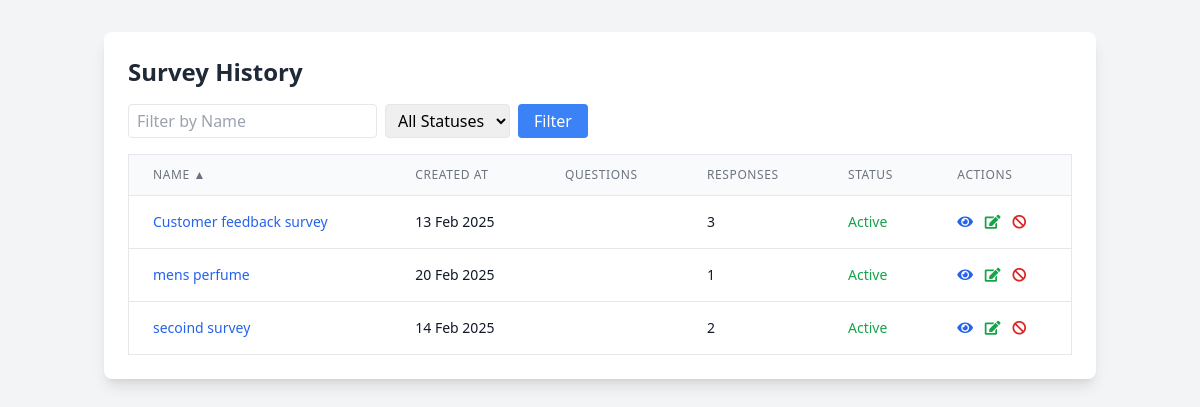
Screenshot of /survey/survey/history/?sort=title&order=asc (signed in) with the database file from the repository.
### surveys/models.py (models this page shows, shortened)
class Survey(models.Model):
    title = models.CharField(max_length=200)
    description = models.TextField(blank=True, null=True)
    user = models.ForeignKey(
        settings.AUTH_USER_MODEL,
        on_delete=models.CASCADE,
        related_name='surveys',
        null=True  # Allow existing surveys to remain
    )
    created_at = models.DateTimeField(auto_now_add=True)
    updated_at = models.DateTimeField(auto_now=True)
    unique_link = models.CharField(max_length=16, unique=True, blank=True)
    external_link = models.CharField(max_length=16, unique=True, blank=True, null=True)
    max_external_responses = models.PositiveIntegerField(null=True, blank=True)
    external_response_count = models.PositiveIntegerField(default=0)
    is_active = models.BooleanField(default=True)  # New field to track survey activation status
    expiry_datetime = models.DateTimeField(null=True, blank=True)
    is_expired = models.BooleanField(default=False)
    points = models.IntegerField(default=0)

### surveys/views.py (the view)
# urls.py: path('survey/history/', SurveyHistoryView.as_view(), name='survey_history'),
class SurveyHistoryView(LoginRequiredMixin, View):
    def get(self, request):
        sort_by = request.GET.get('sort', 'created_at')
        sort_order = request.GET.get('order', 'desc')
        name_filter = request.GET.get('name', '')
        status_filter = request.GET.get('status', '')
        surveys = Survey.objects.filter(user=request.user)
        if name_filter:
            surveys = surveys.filter(title__icontains=name_filter)
        if status_filter:
            surveys = surveys.filter(is_active=(status_filter == 'active'))
        if sort_order == 'asc':
            surveys = surveys.order_by(sort_by)
        else:
            surveys = surveys.order_by(f'-{sort_by}')
        surveys = surveys.annotate(
            num_responses=Count('responses'),
        )
        context = {
            'surveys': surveys,
            'sort_by': sort_by,
            'sort_order': sort_order,
            'name_filter': name_filter,
            'status_filter': status_filter,
        }
        return render(request, 'surveys/survey_history.html', context)

### templates/surveys/survey_history.html (shortened to what this page needs)
<!DOCTYPE html>
<html lang="en">
<head>
    <script src="https://cdn.tailwindcss.com"></script>
    <link rel="stylesheet" href="https://cdnjs.cloudflare.com/ajax/libs/font-awesome/5.15.4/css/all.min.css">
</head>
<body class="bg-gray-100 min-h-screen">
    <div class="container mx-auto px-4 py-8">
        <div class="bg-white rounded-lg shadow-lg p-6">
            <h2 class="text-2xl font-semibold text-gray-800 mb-4">Survey History</h2>
            <form method="get" class="mb-4 flex space-x-2">
                <input type="text" name="name" placeholder="Filter by Name"
                       value="{{ name_filter }}"
                       class="px-2 py-1 border rounded">
                <select name="status" class="px-2 py-1 border rounded">
                    <option value="">All Statuses</option>
                </select>
                <button type="submit" class="px-4 py-1 bg-blue-500 text-white rounded">Filter</button>
            </form>
            <div class="overflow-x-auto">
                <table class="min-w-full bg-white border border-gray-200">
                    <thead>
                        <tr class="bg-gray-50">
                            <th class="px-6 py-3 border-b border-gray-200 text-left text-xs leading-4 font-medium text-gray-500 uppercase tracking-wider">
                                <a href="?sort=title&order={% if sort_by == 'title' and sort_order == 'asc' %}desc{% else %}asc{% endif %}">
                                    Name
                                    {% if sort_by == 'title' %}
                                        {% if sort_order == 'asc' %}▲{% else %}▼{% endif %}
                                    {% endif %}
                                </a>
                            </th>
                            <th class="px-6 py-3 border-b border-gray-200 text-left text-xs leading-4 font-medium text-gray-500 uppercase tracking-wider">
                                <a href="?sort=created_at&order={% if sort_by == 'created_at' and sort_order == 'asc' %}desc{% else %}asc{% endif %}">
                                    Created At
                                </a>
                            </th>
                            <th class="px-6 py-3 border-b border-gray-200 text-left text-xs leading-4 font-medium text-gray-500 uppercase tracking-wider">
                                <a href="?sort=num_questions&order={% if sort_by == 'num_questions' and sort_order == 'asc' %}desc{% else %}asc{% endif %}">
                                    Questions
                                </a>
                            </th>
                            <th class="px-6 py-3 border-b border-gray-200 text-left text-xs leading-4 font-medium text-gray-500 uppercase tracking-wider">
                                <a href="?sort=num_responses&order={% if sort_by == 'num_responses' and sort_order == 'asc' %}desc{% else %}asc{% endif %}">
                                    Responses
                                </a>
                            </th>
                            <th class="px-6 py-3 border-b border-gray-200 text-left text-xs leading-4 font-medium text-gray-500 uppercase tracking-wider">
                                <a href="?sort=is_active&order={% if sort_by == 'is_active' and sort_order == 'asc' %}desc{% else %}asc{% endif %}">
                                    Status
                                </a>
                            </th>
                            <th class="px-6 py-3 border-b border-gray-200 text-left text-xs leading-4 font-medium text-gray-500 uppercase tracking-wider">Actions</th>
                        </tr>
                    </thead>
                    <tbody class="bg-white divide-y divide-gray-200">
                        {% for survey in surveys %}
                        <tr class="hover:bg-gray-50">
                            <td class="px-6 py-4 whitespace-nowrap text-sm text-gray-900">
                                <a href="{% url 'surveys:survey_detail' survey.id %}" class="text-blue-600 hover:text-blue-800">
                                    {{ survey.title }}
                                </a>
                            </td>
                            <td class="px-6 py-4 whitespace-nowrap text-sm text-gray-900">
                                {{ survey.created_at|date:"d M Y" }}
                            </td>
                            <td class="px-6 py-4 whitespace-nowrap text-sm text-gray-900">
                            </td>
                            <td class="px-6 py-4 whitespace-nowrap text-sm text-gray-900">
                                {{ survey.num_responses }}
                            </td>
                            <td class="px-6 py-4 whitespace-nowrap text-sm text-gray-900">
                                <span class="{% if survey.is_active %}text-green-600{% else %}text-red-600{% endif %}">
                                    {{ survey.is_active|yesno:"Active,Inactive" }}
                                </span>
                            </td>
                            <td class="px-6 py-4 whitespace-nowrap text-sm text-gray-900 space-x-2">
                                <a href="{% url 'surveys:survey_detail' survey.id %}" class="text-blue-600 hover:text-blue-800" title="View Details">
                                    <i class="fas fa-eye"></i>
                                </a>
                                {% if survey.is_active %}
                                <a href="{% url 'surveys:edit_survey' survey.id %}" class="text-green-600 hover:text-green-800" title="Edit Survey">
                                    <i class="fas fa-edit"></i>
                                </a>
                                <form method="post" action="{% url 'surveys:deactivate_survey' survey.id %}" style="display:inline;">
                                    <button type="submit" class="text-red-600 hover:text-red-800" title="Deactivate Survey">
                                        <i class="fas fa-ban"></i>
                                    </button>
                                </form>
                                {% endif %}
                            </td>
                        </tr>
                        {% empty %}
                        <tr>
                            <td colspan="6" class="text-center py-4 text-gray-500">
                                No surveys found.
                            </td>
                        </tr>
                        {% endfor %}
                    </tbody>
                </table>
            </div>
        </div>
    </div>
</body>
</html>

### rows the page displays
Survey: title "Customer feedback survey", created_at "13 Feb 2025", num_responses "3", is_active "Active"
Survey: title "mens perfume", created_at "20 Feb 2025", num_responses "1", is_active "Active"
Survey: title "secoind survey", created_at "14 Feb 2025", num_responses "2", is_active "Active"
